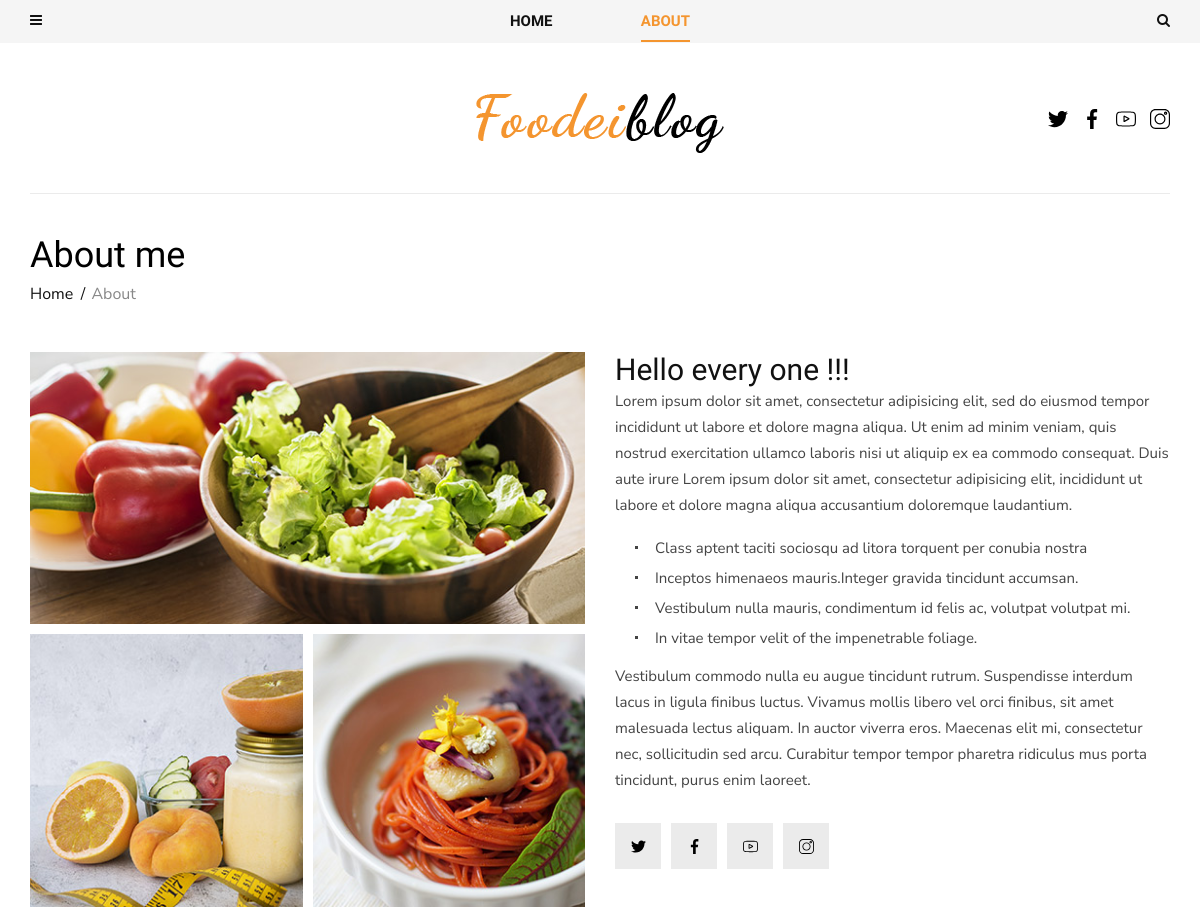
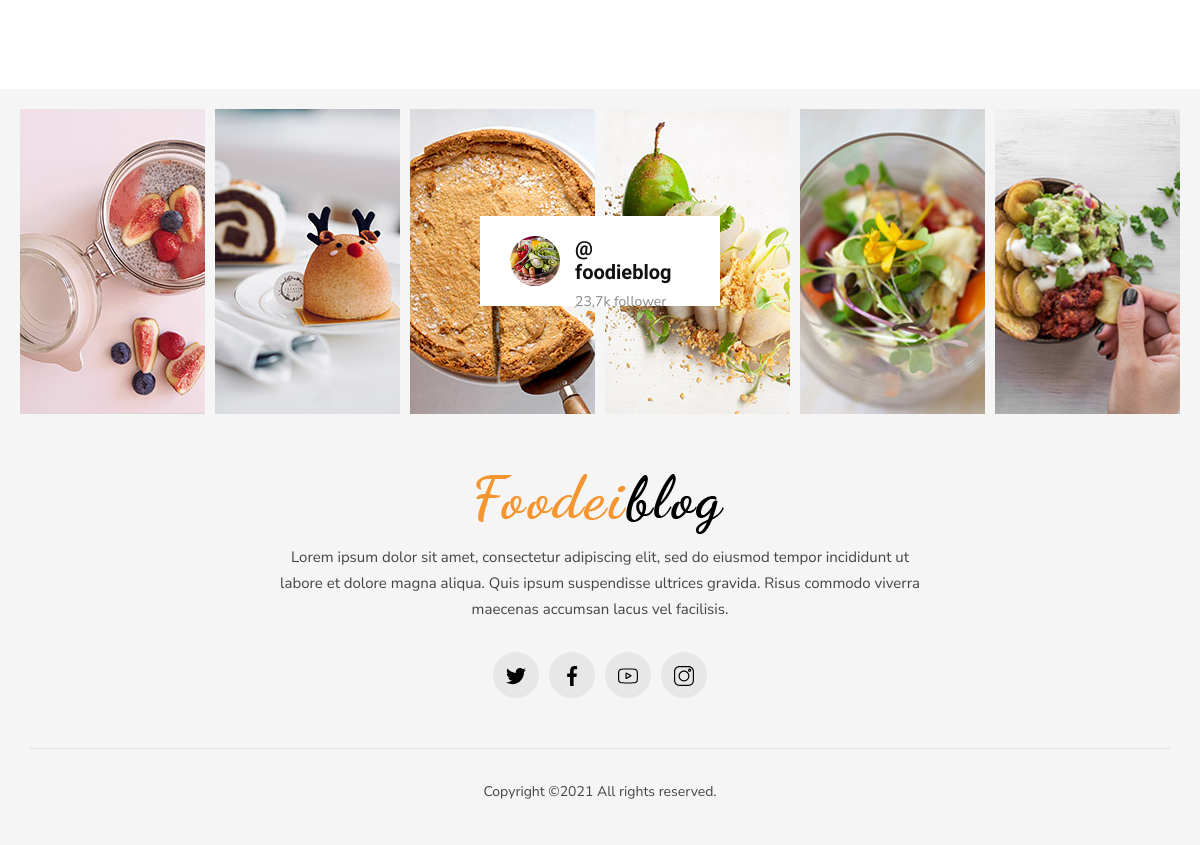
The page /about/ on the database its author committed (2 pictures, top to bottom).
### content/models.py (models this page shows, shortened)
class SocialNetwork(models.Model):
    icon = models.FileField(upload_to='icons/')
    name = models.CharField(max_length=200)
    link = models.URLField()

class AboutPage(models.Model):
    name = models.CharField(max_length=50, help_text="Enter your name")
    text = RichTextField()
    mini_text = RichTextField()
    mini_img = models.ImageField(upload_to='about/')
    social_networks = models.ManyToManyField(SocialNetwork, help_text="Chose your social networks")
    def get_images(self):
        return self.about_images.all()

class AboutImage(models.Model):
    image = models.ImageField(upload_to='about/')
    page = models.ForeignKey(AboutPage, on_delete=models.CASCADE, related_name='about_images')

### content/views.py (the view)
# urls.py: path('', views.AboutView.as_view(), name='about'),
class AboutView(View):
    def get(self, request):
        about_content = AboutPage.objects.first()
        return render(request, 'content/about.html', {'about_content': about_content})

### blog/templatetags/email_subscribe_tag.py (called while the page is built)
@register.simple_tag()
def get_email_subscribe_form():
    email_subscribe = EmailSubscribeForm()
    return {'email_subscribe': email_subscribe, 'random_id': random.random()}

### blog/templatetags/menu_tags.py (called while the page is built)
@register.inclusion_tag('include/tags/categories.html')
def get_categories(path):
    categories = Category.objects.all()
    posts = Post.objects.order_by('-id').prefetch_related('category')[:5]
    return {'list_category': categories, 'five_last_posts': posts, 'path': path}

### content/templatetags/about_me_tags.py (called while the page is built)
@register.inclusion_tag('include/tags/about_me.html')
def get_about():
    about_page = AboutPage.objects.first()
    return {'about_page': about_page}

@register.inclusion_tag('include/tags/social_networks.html')
def get_social_networks():
    about_page = AboutPage.objects.prefetch_related('social_networks').first()
    social_networks = about_page.social_networks.all()
    return {'social_networks': social_networks}

### templates/content/about.html
{% extends 'base.html' %}
{% block content %}
<section class="about spad">
    <div class="container">
        <div class="about__text">
            <div class="row">
                <div class="col-lg-12">
                    <div class="breadcrumb__text">
                        <h2>About me</h2>
                        <div class="breadcrumb__option">
                            <a href="/">Home</a>
                            <span>About</span>
                        </div>
                    </div>
                </div>
            </div>
            <div class="row">
                <div class="col-lg-6">
                    <div class="about__pic__item__large">
                        <img src="{{ about_content.get_images.first.image.url }}" alt="">
                    </div>
                    <div class="about__pic">
                        {% for item in about_content.get_images|slice:'1:' %}
                        <div class="about__pic__item">
                            <img src="{{ item.image.url }}" alt="">
                        </div>
                        {% endfor %}
                    </div>
                </div>
                <div class="col-lg-6">
                    <div class="about__right__text">
                        {{ about_content.text|safe }}
                        <div class="about__right__text__social">
                            {% for social in about_content.social_networks.all %}
                                <a href="{{ social.link }}">
                                    <img src="{{ social.icon.url }}" alt="" width="15">
                                </a>
                            {% endfor %}
                        </div>
                    </div>
                </div>
            </div>
        </div>
    </div>
</section>
{% endblock %}

### templates/include/tags/social_networks.html
{% for social in social_networks %}
<a href="{{ social.link }}">
    <img src="{{ social.icon.url }}" alt="" width="20">
</a>
{% endfor %}

### static/css/style.css (style rules this page uses)
html, body { height: 100%; font-family: "Nunito Sans", sans-serif; -webkit-font-smoothing: antialiased; }
h1, h2, h3, h4, h5, h6 { margin: 0; color: #111111; font-weight: 400; font-family: "Unna", serif; }
h2 { font-size: 36px; }
h3 { font-size: 30px; }
p { font-size: 14px; font-family: "Nunito Sans", sans-serif; color: #444444; font-weight: 400; line-height: 26px; margin: 0 0 15px 0; }
img { max-width: 100%; }
ul, ol { padding: 0; margin: 0; }
.spad { padding-top: 100px; padding-bottom: 100px; }
.header__social a { font-size: 14px; color: #111111; display: inline-block; margin-right: 10px; }
.header__social a:last-child { margin-right: 0; }
.breadcrumb__text { margin-bottom: 46px; }
.breadcrumb__text h2 { color: #000000; margin-bottom: 5px; }
.breadcrumb__text .breadcrumb__option a { display: inline-block; font-size: 16px; color: #111111; margin-right: 14px; position: relative; }
.breadcrumb__text .breadcrumb__option a:after { position: absolute; right: -12px; top: 0; content: "/"; }
.breadcrumb__text .breadcrumb__option span { font-size: 16px; color: #888888; }
.footer__text .footer__social a { display: inline-block; font-size: 16px; color: #111111; height: 46px; width: 46px; background: #e7e7e7; border-radius: 50%; line-height: 46px; text-align: center; -webkit-transition: all, 0.3s; -o-transition: all, 0.3s; transition: all, 0.3s; margin-right: 6px; }
.footer__text .footer__social a:last-child { margin-right: 0; }
.about { padding-bottom: 90px; padding-top: 0; }
.about__pic { margin-right: -10px; }
.about__pic__item__large { margin-bottom: 10px; }
.about__pic__item__large img { min-width: 100%; }
.about__pic__item { width: calc(50% - 10px); float: left; margin-right: 10px; margin-bottom: 10px; }
.about__pic__item img { min-width: 100%; }
.about__text { border-top: 1px solid #ebebeb; padding-top: 40px; }
.about__right__text p { font-size: 15px; }
.about__right__text ul { margin-left: 20px; margin-bottom: 10px; }
.about__right__text ul li { list-style: none; font-size: 15px; color: #444444; line-height: 30px; position: relative; padding-left: 20px; }
.about__right__text ul li:before { position: absolute; left: 0; top: 13px; height: 3px; width: 3px; background: #444444; content: ""; }
.about__right__text .about__right__text__social { margin-top: 30px; }
.about__right__text .about__right__text__social a { display: inline-block; font-size: 14px; color: #444444; background: #ebebeb; height: 46px; width: 46px; margin-right: 6px; line-height: 46px; text-align: center; }
.about__right__text .about__right__text__social a:last-child { margin-right: 0; }
@media only screen and (min-width: 1200px) { .container { max-width: 1170px; } }

### rows shown on the page
SocialNetwork: icon (picture)
SocialNetwork: icon (picture)
SocialNetwork: icon (picture)
SocialNetwork: icon (picture)
AboutPage: get_images.first.image (picture), text "Hello every one !!! Lorem ipsum dolor sit amet, consectetur adipisicing elit, sed do eiusmod tempor incididunt ut labore et dolore magna aliqua. Ut enim ad minim veniam, quis nostrud exercitation ullamco laboris nisi ut aliquip ex ea commodo consequat. Duis aute irure Lorem ipsum dolor sit amet, consectetur adipisicing elit, incididunt ut labore et dolore magna aliqua accusantium doloremque laudantium. Class aptent taciti sociosqu ad litora torquent per conubia nostra Inceptos himenaeos mauris.Integer gravida tincidunt accumsan. Vestibulum nulla mauris, condimentum id felis ac, volutpat volutpat mi. In vitae tempor velit of the impenetrable foliage. Vestibulum commodo nulla eu augue…"
AboutImage: image (picture)
AboutImage: image (picture)
